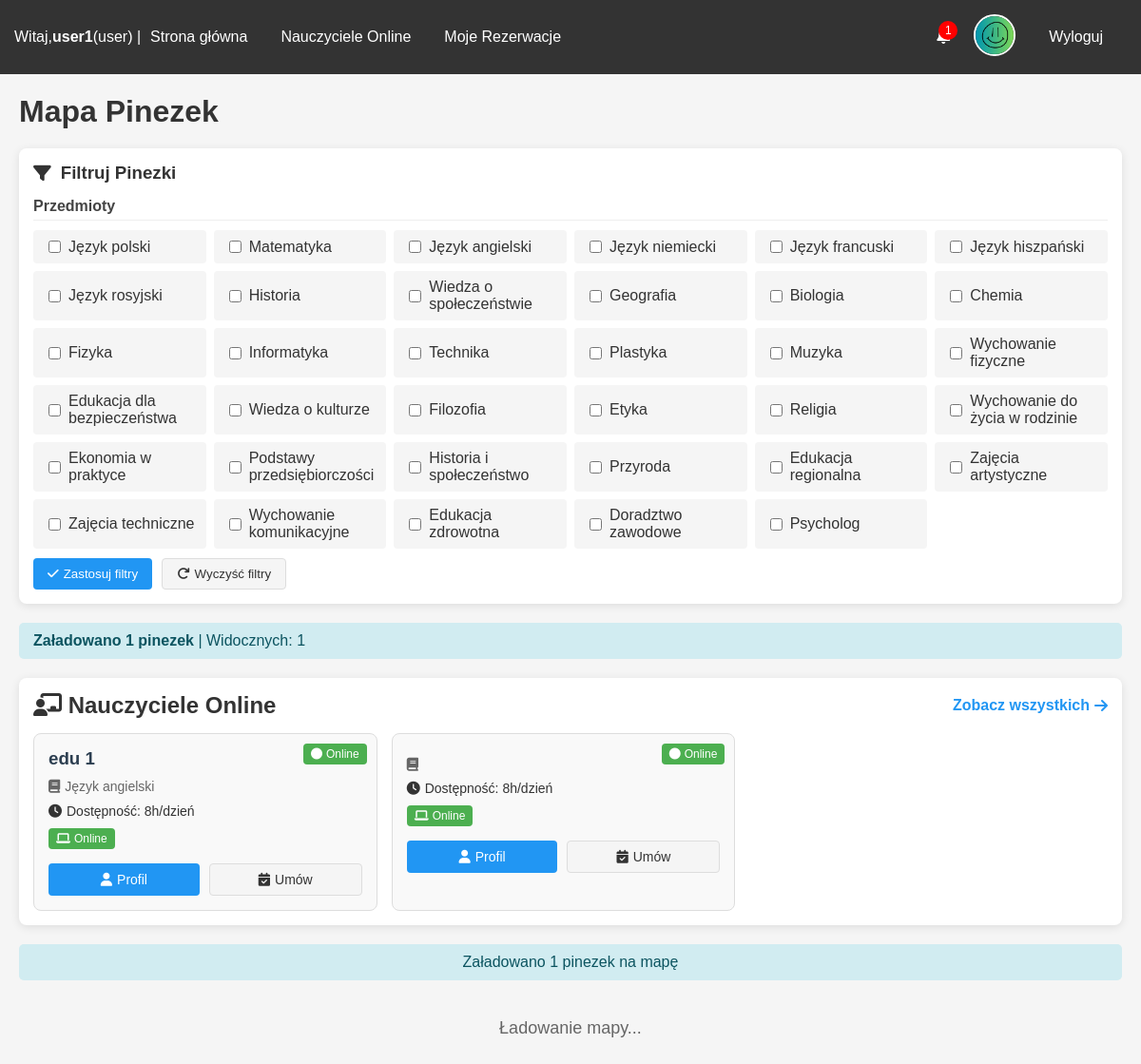
/ (signed in), run on the app's committed database.
### tables this page shows
CREATE TABLE users (
                id INTEGER PRIMARY KEY AUTOINCREMENT,
                username TEXT UNIQUE NOT NULL,
                email TEXT UNIQUE NOT NULL,
                hash TEXT NOT NULL,
                role INTEGER DEFAULT 0,
                voivodeship TEXT,
                regional_teacher_id INTEGER,
                first_name TEXT,
                last_name TEXT,
                phone TEXT,
                school TEXT,
                subjects TEXT,
                experience_years INTEGER,
                bio TEXT,
                profile_picture TEXT,
                created_at TIMESTAMP DEFAULT CURRENT_TIMESTAMP,
                is_online INTEGER DEFAULT 0,
                last_online TIMESTAMP,
                teaching_modes TEXT DEFAULT 'online',
                availability_hours INTEGER DEFAULT 8,
                parental_email TEXT,
                password_setup_token TEXT,
                token_expiry TIMESTAMP,
                password_reset_token TEXT,
                password_reset_expiry TIMESTAMP,
                tmethod TEXT DEFAULT 'default_method'
            );

### app.py (the view, shortened to what this page needs)
@app.route("/")
def index():
    db = get_db()
    pins_rows = db.execute("""
        SELECT p.*, u.username as creator, u.email as creator_email, u.subjects
        FROM pins p
        JOIN users u ON p.created_by = u.id
    """).fetchall()
    pins = []
    for row in pins_rows:
        pin = dict(row)
        if pin['subjects']:
            subjects = pin['subjects'].split(',')
            if subjects:
                first_subject = subjects[0].strip()
                pin['color'] = SUBJECT_COLORS.get(first_subject, DEFAULT_PIN_COLOR)
                pin['first_subject'] = first_subject
        else:
            pin['color'] = DEFAULT_PIN_COLOR
            pin['first_subject'] = None
        pins.append(pin)
    online_teachers = db.execute("""
        SELECT id, first_name, last_name, subjects, availability_hours, teaching_modes, is_online, last_online
        FROM users
        WHERE role IN (?, ?) AND is_online = 1
        ORDER BY last_online DESC
        LIMIT 3
    """, (ROLE_TEACHER, ROLE_REGIONAL_TEACHER)).fetchall()
    online_teachers = rows_to_dict_list(online_teachers)
    teacher_has_pin = False
    role = None
    managed_teachers = []
    unread_notifications = 0
    user_profile_picture = None  # Dodane
    if "user_id" in session:
        user_id = session["user_id"]
        role = session.get("user_role", "user")
        user_row = db.execute("SELECT profile_picture FROM users WHERE id = ?", (user_id,)).fetchone()
        if user_row and user_row['profile_picture']:
            user_profile_picture = user_row['profile_picture']
        if role in ["teacher", "regional_teacher"]:
            existing_pin = db.execute("SELECT * FROM pins WHERE created_by = ?", (user_id,)).fetchone()
            teacher_has_pin = existing_pin is not None
        unread_notifications = db.execute("""
            SELECT COUNT(*) as count
            FROM notifications
            WHERE user_id = ? AND is_read = 0
        """, (user_id,)).fetchone()["count"]
    return render_template(
        "index.html",
        pins=pins,
        online_teachers=online_teachers,
        teacher_has_pin=teacher_has_pin,
        role=role,
        logged_in="user_id" in session,
        managed_teachers=managed_teachers,
        unread_notifications=unread_notifications,
        school_subjects=SCHOOL_SUBJECTS,
        user_profile_picture=user_profile_picture  # Dodane
    )

### app.py (called while the page is built)
def get_db():
    db = getattr(g, '_database', None)
    if db is None:
        db = g._database = sqlite3.connect(DATABASE)
        db.row_factory = sqlite3.Row
    return db

@app.teardown_appcontext
def close_connection(exception):
    db = getattr(g, '_database', None)
    if db is not None:
        db.close()

def rows_to_dict_list(rows):
    return [dict(row) for row in rows] if rows else []

@app.context_processor
def utility_processor():
    return dict(
        get_day_name=get_day_name,
        get_role_name=get_role_name,
        datetime=datetime,
        timedelta=timedelta,
        format_time_slot=format_time_slot
    )

### templates/index.html (shortened to what this page needs)
<!DOCTYPE html>
<html lang="pl">
<head>
    <link href="https://api.mapbox.com/mapbox-gl-js/v3.1.0/mapbox-gl.css" rel="stylesheet">
    <link rel="stylesheet" href="https://cdnjs.cloudflare.com/ajax/libs/font-awesome/6.4.0/css/all.min.css">
</head>
<body>
    <nav>
        <div class="nav-left">
            {% if logged_in %}
                Witaj, <strong>{{ session.get('username') }}</strong> ({{ role }}) |
                <a href="{{ url_for('index') }}">Strona główna</a>
                <a href="{{ url_for('online_teachers') }}">Nauczyciele Online</a>
                <a href="{{ url_for('bookings') }}">Moje Rezerwacje</a>
            {% else %}
                <a href="{{ url_for('login') }}">Logowanie</a>
                <a href="{{ url_for('register') }}">Rejestracja</a>
            {% endif %}
        </div>
        <div class="nav-right">
            {% if logged_in %}
                <div class="notification-container" id="notificationContainer">
                    <div class="notification-icon">
                        {% if unread_notifications > 0 %}
                            <span class="notification-badge" id="notificationBadge">{{ unread_notifications }}</span>
                        {% endif %}
                    </div>
                </div>
                <div class="profile-picture-container">
                    <a href="{{ url_for('profile') }}">
                        {% if user_profile_picture %}
                            <img src="{{ url_for('static', filename='profile_pictures/' + user_profile_picture) }}"
                                 alt="Profile" class="profile-picture">
                        {% else %}
                            <div class="default-profile-picture">
                                <i class="fas fa-user"></i>
                            </div>
                        {% endif %}
                    </a>
                </div>
                <a href="{{ url_for('logout') }}">Wyloguj</a>
            {% endif %}
        </div>
    </nav>
    <h1>Mapa Pinezek</h1>
    <div class="filters-section">
        <div class="filters-header">
            <h3 class="filters-title"><i class="fas fa-filter"></i> Filtruj Pinezki</h3>
        </div>
        <div class="filters-container">
            <div class="filter-group">
                <h4>Przedmioty</h4>
                <div class="subject-filters">
                    {% for subject in school_subjects %}
                    <div class="subject-filter" data-subject="{{ subject }}">
                        <input type="checkbox" id="subject-{{ loop.index }}" name="subject" value="{{ subject }}">
                        <label for="subject-{{ loop.index }}">{{ subject }}</label>
                    </div>
                    {% endfor %}
                </div>
                <div class="filter-buttons">
                    <button class="filter-btn" id="applyFilters">
                        <i class="fas fa-check"></i> Zastosuj filtry
                    </button>
                    <button class="filter-btn reset" id="resetFilters">
                        <i class="fas fa-redo"></i> Wyczyść filtry
                    </button>
                </div>
            </div>
        </div>
    </div>
    <div class="filter-results">
        <div>
            <span class="count">Załadowano <span id="totalPins">{{ pins|length }}</span> pinezek</span>
            <span> | Widocznych: <span id="visiblePins">{{ pins|length }}</span></span>
        </div>
    </div>
    <div class="online-teachers-section">
        <div class="section-header">
            <h2 class="section-title"><i class="fas fa-chalkboard-teacher"></i> Nauczyciele Online</h2>
            <a href="{{ url_for('online_teachers') }}" class="view-all-link">
                Zobacz wszystkich <i class="fas fa-arrow-right"></i>
            </a>
        </div>
        <div class="teachers-list">
            {% for teacher in online_teachers %}
            <div class="teacher-card">
                {% if teacher.is_online %}
                    <div class="online-badge">
                        <i class="fas fa-circle"></i> Online
                    </div>
                {% else %}
                    <div class="online-badge status-offline">
                        <i class="fas fa-circle"></i> Offline
                    </div>
                {% endif %}
                <h3>{{ teacher.first_name }} {{ teacher.last_name }}</h3>
                <div class="subjects">
                    <i class="fas fa-book"></i> {{ teacher.subjects }}
                </div>
                <div class="availability">
                    <i class="fas fa-clock"></i> Dostępność: {{ teacher.availability_hours }}h/dzień
                </div>
                <div class="modes">
                    {% if 'online' in teacher.teaching_modes %}
                    <span class="mode-badge online">
                        <i class="fas fa-laptop"></i> Online
                    </span>
                    {% endif %}
                </div>
                <div class="actions">
                    <a href="{{ url_for('teacher_profile', teacher_id=teacher.id) }}" class="btn btn-primary">
                        <i class="fas fa-user"></i> Profil
                    </a>
                    {% if teacher.is_online %}
                        <a href="{{ url_for('book_teacher', teacher_id=teacher.id) }}" class="btn btn-secondary">
                            <i class="fas fa-calendar-check"></i> Umów
                        </a>
                    {% else %}
                        <button class="btn btn-secondary" disabled>
                            <i class="fas fa-calendar-times"></i> Niedostępny
                        </button>
                    {% endif %}
                </div>
            </div>
            {% else %}
            <p>Brak nauczycieli online w tym momencie.</p>
            {% endfor %}
        </div>
    </div>
    <div class="pins-info">
        Załadowano {{ pins|length }} pinezek na mapę
    </div>
    <div id="loading" class="loading">Ładowanie mapy...</div>
</body>
</html>

### data on the page
users: get "user1", profile_picture (picture)
users: is_online 1 (drawn), first_name "edu", last_name "1", subjects "Język angielski", availability_hours "8", teaching_modes "online" (drawn)
users: is_online 1 (drawn), availability_hours "8", teaching_modes "online" (drawn)

### other printed values
{{ role }} "user"
{{ unread_notifications }} "1"
{{ subject }} "Język polski" "Matematyka" "Język angielski" "Język niemiecki" "Język francuski" "Język hiszpański" "Język rosyjski" "Historia" "Wiedza o społeczeństwie" "Geografia" "Biologia" "Chemia" "Fizyka" "Informatyka" "Technika" "Plastyka" "Muzyka" "Wychowanie fizyczne" "Edukacja dla bezpieczeństwa" "Wiedza o kulturze" "Filozofia" "Etyka" "Religia" "Wychowanie do życia w rodzinie" "Ekonomia w praktyce" "Podstawy przedsiębiorczości" "Historia i społeczeństwo" "Przyroda" "Edukacja regionalna" "Zajęcia artystyczne" "Zajęcia techniczne" "Wychowanie komunikacyjne" "Edukacja zdrowotna" "Doradztwo zawodowe" "Psycholog"
{{ pins|length }} "1"
